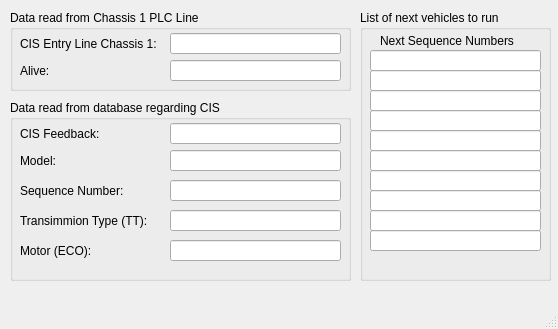
<?xml version="1.0" encoding="UTF-8"?>
<ui version="4.0">
 <class>MainWindow</class>
 <widget class="QMainWindow" name="MainWindow">
  <property name="geometry">
   <rect>
    <x>0</x>
    <y>0</y>
    <width>558</width>
    <height>329</height>
   </rect>
  </property>
  <property name="windowTitle">
   <string>MainWindow</string>
  </property>
  <widget class="QWidget" name="centralwidget">
   <widget class="QGroupBox" name="groupBox">
    <property name="geometry">
     <rect>
      <x>10</x>
      <y>10</y>
      <width>341</width>
      <height>81</height>
     </rect>
    </property>
    <property name="title">
     <string>Data read from Chassis 1 PLC Line</string>
    </property>
    <widget class="QLineEdit" name="leAlive">
     <property name="geometry">
      <rect>
       <x>160</x>
       <y>50</y>
       <width>171</width>
       <height>21</height>
      </rect>
     </property>
     <property name="readOnly">
      <bool>true</bool>
     </property>
    </widget>
    <widget class="QLabel" name="label">
     <property name="geometry">
      <rect>
       <x>10</x>
       <y>23</y>
       <width>151</width>
       <height>21</height>
      </rect>
     </property>
     <property name="text">
      <string>CIS Entry Line Chassis 1:</string>
     </property>
    </widget>
    <widget class="QLineEdit" name="leCis">
     <property name="geometry">
      <rect>
       <x>160</x>
       <y>23</y>
       <width>171</width>
       <height>21</height>
      </rect>
     </property>
     <property name="readOnly">
      <bool>true</bool>
     </property>
    </widget>
    <widget class="QLabel" name="label_2">
     <property name="geometry">
      <rect>
       <x>10</x>
       <y>53</y>
       <width>151</width>
       <height>16</height>
      </rect>
     </property>
     <property name="text">
      <string>Alive:</string>
     </property>
    </widget>
   </widget>
   <widget class="QGroupBox" name="groupBox_2">
    <property name="geometry">
     <rect>
      <x>10</x>
      <y>100</y>
      <width>341</width>
      <height>181</height>
     </rect>
    </property>
    <property name="title">
     <string>Data read from database regarding CIS</string>
    </property>
    <widget class="QLabel" name="label_3">
     <property name="geometry">
      <rect>
       <x>10</x>
       <y>23</y>
       <width>151</width>
       <height>21</height>
      </rect>
     </property>
     <property name="text">
      <string>CIS Feedback:</string>
     </property>
    </widget>
    <widget class="QLineEdit" name="leDbCis">
     <property name="geometry">
      <rect>
       <x>160</x>
       <y>23</y>
       <width>171</width>
       <height>21</height>
      </rect>
     </property>
     <property name="readOnly">
      <bool>true</bool>
     </property>
    </widget>
    <widget class="QLabel" name="label_4">
     <property name="geometry">
      <rect>
       <x>10</x>
       <y>50</y>
       <width>151</width>
       <height>21</height>
      </rect>
     </property>
     <property name="text">
      <string>Model:</string>
     </property>
    </widget>
    <widget class="QLineEdit" name="leDbModel">
     <property name="geometry">
      <rect>
       <x>160</x>
       <y>50</y>
       <width>171</width>
       <height>21</height>
      </rect>
     </property>
     <property name="readOnly">
      <bool>true</bool>
     </property>
    </widget>
    <widget class="QLabel" name="label_5">
     <property name="geometry">
      <rect>
       <x>10</x>
       <y>80</y>
       <width>151</width>
       <height>21</height>
      </rect>
     </property>
     <property name="text">
      <string>Sequence Number:</string>
     </property>
    </widget>
    <widget class="QLineEdit" name="leDbSeqnum">
     <property name="geometry">
      <rect>
       <x>160</x>
       <y>80</y>
       <width>171</width>
       <height>21</height>
      </rect>
     </property>
     <property name="readOnly">
      <bool>true</bool>
     </property>
    </widget>
    <widget class="QLineEdit" name="leDbTT">
     <property name="geometry">
      <rect>
       <x>160</x>
       <y>110</y>
       <width>171</width>
       <height>21</height>
      </rect>
     </property>
     <property name="text">
      <string/>
     </property>
     <property name="readOnly">
      <bool>true</bool>
     </property>
    </widget>
    <widget class="QLabel" name="label_6">
     <property name="geometry">
      <rect>
       <x>10</x>
       <y>110</y>
       <width>151</width>
       <height>21</height>
      </rect>
     </property>
     <property name="text">
      <string>Transimmion Type (TT):</string>
     </property>
    </widget>
    <widget class="QLabel" name="label_7">
     <property name="geometry">
      <rect>
       <x>10</x>
       <y>140</y>
       <width>151</width>
       <height>21</height>
      </rect>
     </property>
     <property name="text">
      <string>Motor (ECO):</string>
     </property>
    </widget>
    <widget class="QLineEdit" name="leDbEco">
     <property name="geometry">
      <rect>
       <x>160</x>
       <y>140</y>
       <width>171</width>
       <height>21</height>
      </rect>
     </property>
     <property name="text">
      <string/>
     </property>
     <property name="readOnly">
      <bool>true</bool>
     </property>
    </widget>
   </widget>
   <widget class="QGroupBox" name="groupBox_3">
    <property name="geometry">
     <rect>
      <x>360</x>
      <y>10</y>
      <width>191</width>
      <height>271</height>
     </rect>
    </property>
    <property name="title">
     <string>List of next vehicles to run</string>
    </property>
    <widget class="QLineEdit" name="leDbNxt1">
     <property name="geometry">
      <rect>
       <x>10</x>
       <y>40</y>
       <width>171</width>
       <height>21</height>
      </rect>
     </property>
     <property name="readOnly">
      <bool>true</bool>
     </property>
    </widget>
    <widget class="QLabel" name="label_8">
     <property name="geometry">
      <rect>
       <x>20</x>
       <y>20</y>
       <width>151</width>
       <height>21</height>
      </rect>
     </property>
     <property name="text">
      <string>Next Sequence Numbers</string>
     </property>
    </widget>
    <widget class="QLineEdit" name="leDbNxt2">
     <property name="geometry">
      <rect>
       <x>10</x>
       <y>60</y>
       <width>171</width>
       <height>21</height>
      </rect>
     </property>
     <property name="readOnly">
      <bool>true</bool>
     </property>
    </widget>
    <widget class="QLineEdit" name="leDbNxt3">
     <property name="geometry">
      <rect>
       <x>10</x>
       <y>80</y>
       <width>171</width>
       <height>21</height>
      </rect>
     </property>
     <property name="readOnly">
      <bool>true</bool>
     </property>
    </widget>
    <widget class="QLineEdit" name="leDbNxt4">
     <property name="geometry">
      <rect>
       <x>10</x>
       <y>100</y>
       <width>171</width>
       <height>21</height>
      </rect>
     </property>
     <property name="readOnly">
      <bool>true</bool>
     </property>
    </widget>
    <widget class="QLineEdit" name="leDbNxt5">
     <property name="geometry">
      <rect>
       <x>10</x>
       <y>120</y>
       <width>171</width>
       <height>21</height>
      </rect>
     </property>
     <property name="readOnly">
      <bool>true</bool>
     </property>
    </widget>
    <widget class="QLineEdit" name="leDbNxt6">
     <property name="geometry">
      <rect>
       <x>10</x>
       <y>140</y>
       <width>171</width>
       <height>21</height>
      </rect>
     </property>
     <property name="readOnly">
      <bool>true</bool>
     </property>
    </widget>
    <widget class="QLineEdit" name="leDbNxt7">
     <property name="geometry">
      <rect>
       <x>10</x>
       <y>160</y>
       <width>171</width>
       <height>21</height>
      </rect>
     </property>
     <property name="readOnly">
      <bool>true</bool>
     </property>
    </widget>
    <widget class="QLineEdit" name="leDbNxt8">
     <property name="geometry">
      <rect>
       <x>10</x>
       <y>180</y>
       <width>171</width>
       <height>21</height>
      </rect>
     </property>
     <property name="readOnly">
      <bool>true</bool>
     </property>
    </widget>
    <widget class="QLineEdit" name="leDbNxt9">
     <property name="geometry">
      <rect>
       <x>10</x>
       <y>200</y>
       <width>171</width>
       <height>21</height>
      </rect>
     </property>
     <property name="readOnly">
      <bool>true</bool>
     </property>
    </widget>
    <widget class="QLineEdit" name="leDbNxt10">
     <property name="geometry">
      <rect>
       <x>10</x>
       <y>220</y>
       <width>171</width>
       <height>21</height>
      </rect>
     </property>
     <property name="readOnly">
      <bool>true</bool>
     </property>
    </widget>
   </widget>
  </widget>
  <widget class="QMenuBar" name="menubar">
   <property name="geometry">
    <rect>
     <x>0</x>
     <y>0</y>
     <width>558</width>
     <height>21</height>
    </rect>
   </property>
  </widget>
  <widget class="QStatusBar" name="statusbar"/>
 </widget>
 <resources/>
 <connections/>
</ui>
